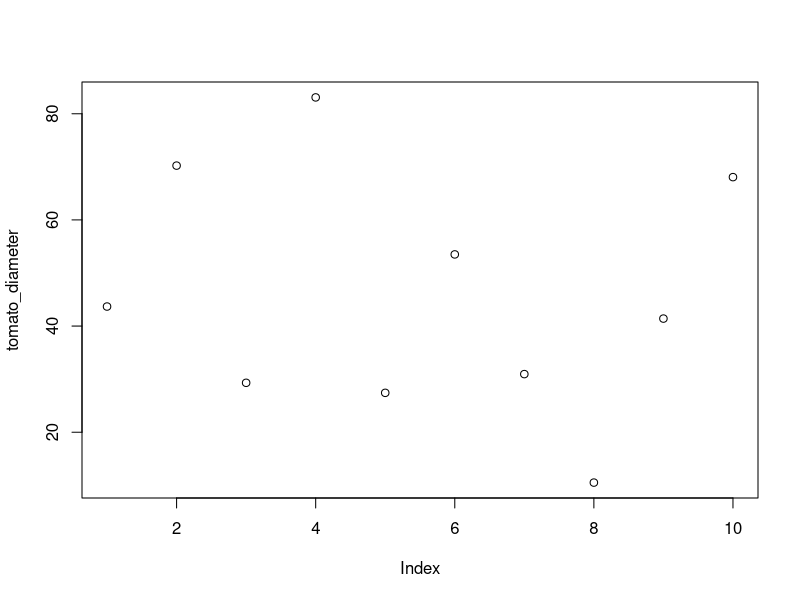
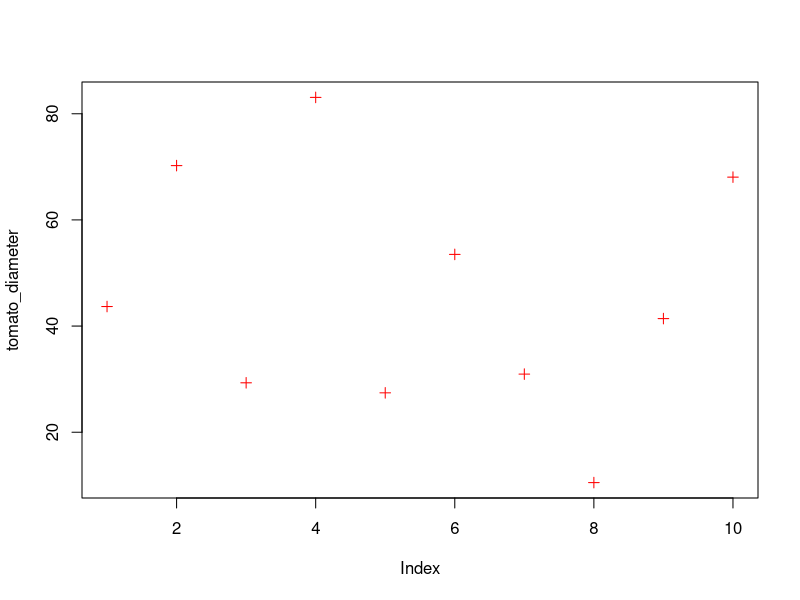
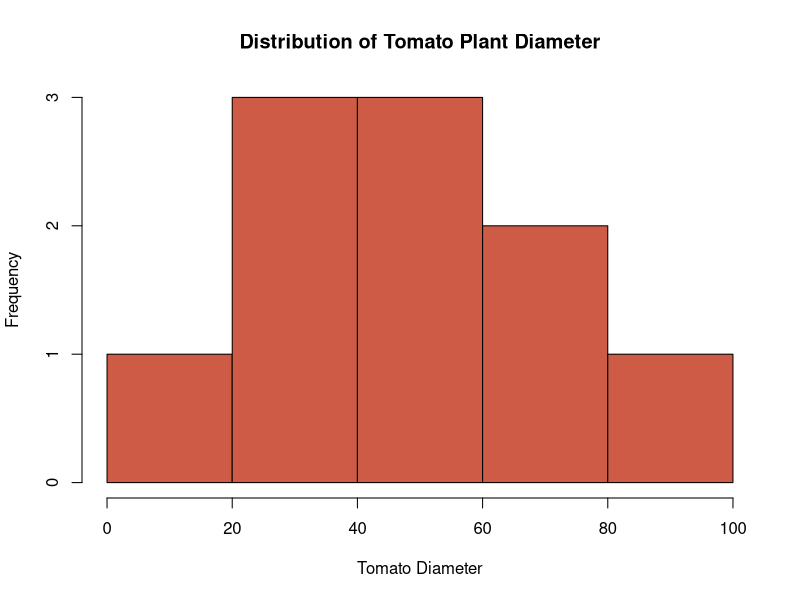
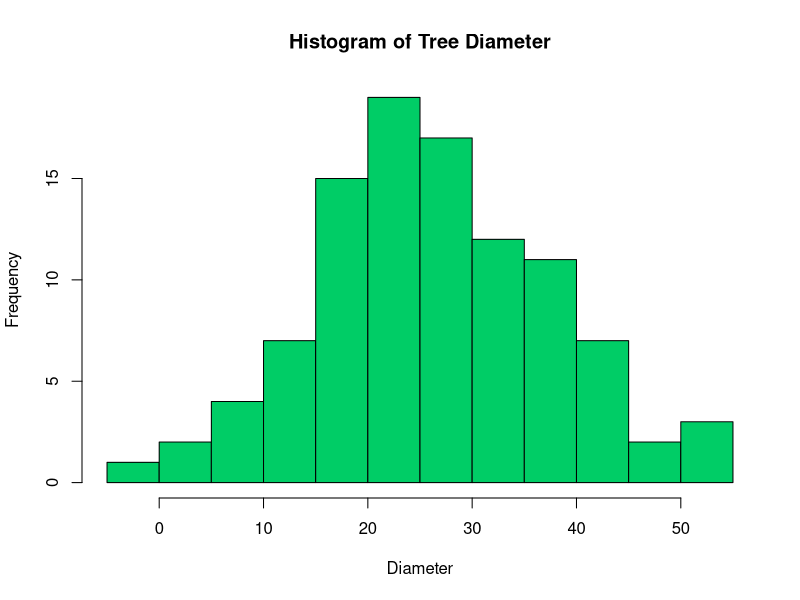
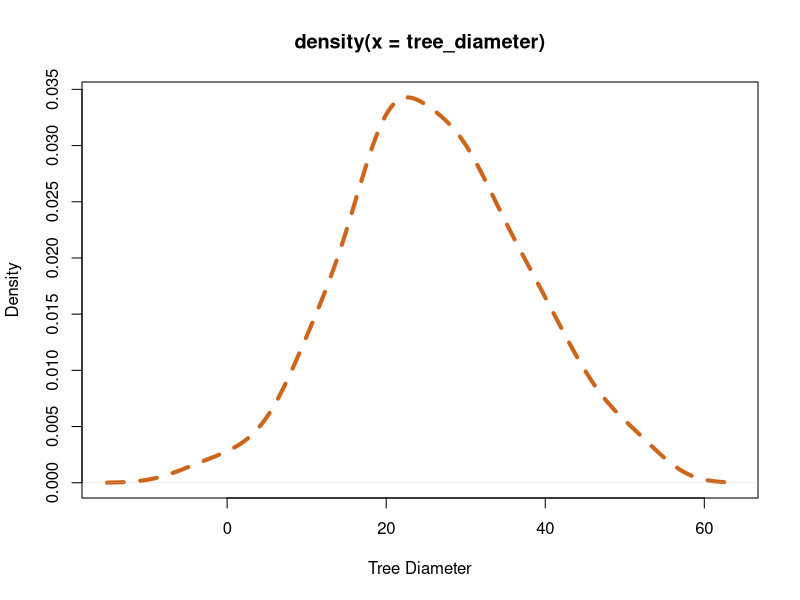
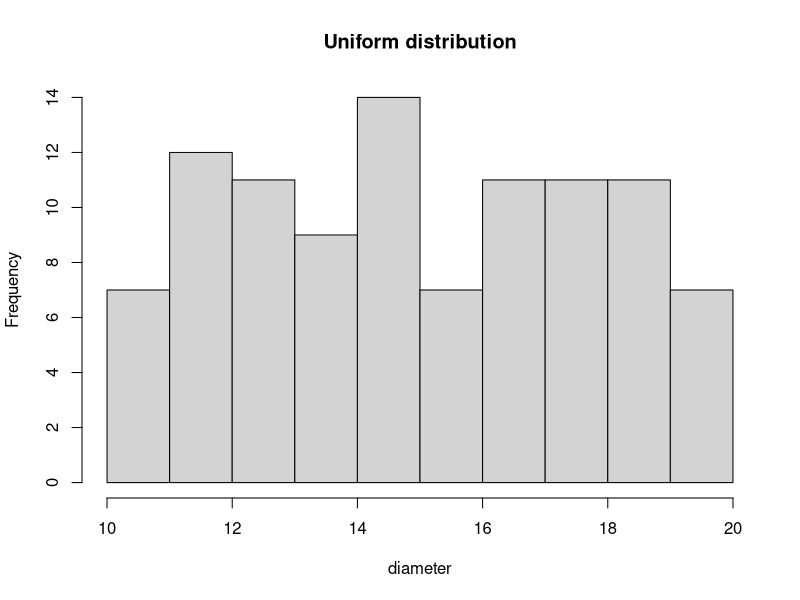

The R script that drew these images, in order:
## ---- chunk 1
tomato_diameter <- c(43.68, 70.23, 29.31, 83.08, 27.42, 53.50, 30.95, 10.51, 41.41, 68.06)
## ---- chunk 2
print(tomato_diameter)
## ---- chunk 3
tomato_diameter
## ---- chunk 4
length(tomato_diameter)
## ---- chunk 5
mean(x = tomato_diameter)
## ---- chunk 6
median(tomato_diameter)
sd(tomato_diameter)
var(tomato_diameter)
cor(tomato_diameter, 1:10)
## ---- chunk 7
round(tomato_diameter)
## ---- chunk 8
round(tomato_diameter, digits = 1)
## ---- chunk 9
# Also the same as
round(tomato_diameter, 1)
## ---- chunk 10
floor(3.544)
ceiling(3.544)
## ---- chunk 11
seq(from = 1, to = 100, by = 1)
## ---- chunk 12
even_num <- seq(2, 100, 2)
even_num
## ---- chunk 13
pi
## ---- chunk 14
#| label: fig-td
#| fig-cap: Graph generated for tomato diameters using `plot`
plot(x = tomato_diameter)
## ---- chunk 15

#| label: fig-plot-cust
#| fig-cap: |
#|    Simple plot customization: point shape changed to cross and color changed to red


plot(tomato_diameter, col = "red", pch = 3)
## ---- chunk 16
#| label: fig-td-hist
#| fig-cap: Histogram of Tomato Plant Diameters (mm) showing a normal distribution
hist(tomato_diameter, col = "coral3", xlab = "Tomato Diameter", main = "Distribution of Tomato Plant Diameter")
## ---- chunk 17
teak_diameter <- rnorm(100, mean = 35, sd = 2.3)
teak_diameter
## ---- chunk 18
set.seed(123)
tree_diameter <- rnorm(100, mean = 25, sd = 12.3)
tree_diameter
## ---- chunk 19
#| label: fig-dia-hist
#| fig-cap: Histogram of simulated tree diameter distribution
#| fig-subcap: true
#| layout-ncol: 2
#| echo: false

hist(
  tree_diameter,
  col = "springgreen3",
  xlab = "Diameter",
  main = "Histogram of Tree Diameter"
)

plot(
  density(tree_diameter),
  col = "chocolate3",
  xlab = "Tree Diameter",
  lwd = 4,
  lty = "dashed"
)
## ---- chunk 20
set.seed(123)
dt <- runif(100, min = 10, max = 20)
dt
## ---- chunk 21
#| label: fig-hist-unif
#| echo: false
#| fig-cap: Uniformly distributed randomly generated numbers.
hist(
  dt,
  xlab = "diameter",
  main = "Uniform distribution"
)
## ---- chunk 22
new_dt <- seq(1, 20, 2)
new_dt
## ---- chunk 23
set.seed(10)
sample(new_dt, 5)
## ---- chunk 24
sample(new_dt, 20, replace = TRUE)
## ---- chunk 25
die <- 1:6
die_prob <- c(0.23, 0.23, 0.23, 0.21, 0.07, 0.03)
## ---- chunk 26
set.seed(123)
die_selected <- sample(x = die, size = 100, replace = TRUE, prob = die_prob)
die_selected
## ---- chunk 27
table(die_selected)
## ---- chunk 28
tree_1 <- " Adansonia digitata "
tree_1
## ---- chunk 29
nchar(tree_1)
## ---- chunk 30
tolower(tree_1)
toupper(tree_1)
## ---- chunk 31
tree_1 <- trimws(tree_1)
tree_1
## ---- chunk 32
nchar(tree_1)
## ---- chunk 33
substr(tree_1, start = 1, stop = 9)
## ---- chunk 34
substr(tree_1, start = 11, nchar(tree_1)) <- "gregorii"
tree_1
## ---- chunk 35
strsplit(tree_1, split = " ")
## ---- chunk 36
paste(tree_1, " man")
paste("My best tree species is ", tree_1)
## ---- chunk 37
average_tomato <- mean(tomato_diameter)
sd_tomato <- sd(tomato_diameter)
z_tomato <- (tomato_diameter - average_tomato) / sd_tomato

average_tree_diameter <- mean(tree_diameter)
sd_tree_diameter <- sd(tree_diameter)
z_tree_diameter <- (tree_diameter - average_tree_diameter) / sd_tree_diameter

average_dt <-mean(dt)
sd_tomato <- sd(dt)
z_dt <- (dt - average_dt) / sd_tomato
## ---- chunk 38
z_tomato
z_tree_diameter
z_dt
## ---- chunk 39
new_function <- function() {}
## ---- chunk 40
z_score <- function(x) {
  average_x <- mean(x, na.rm = TRUE)
  sd_x <- sd(x, na.rm = TRUE)
  z_value = (x - average_x)/sd_x
  return(z_value)
}
## ---- chunk 41
z_tomato_2 <- z_score(tomato_diameter)
z_tomato_2
## ---- chunk 42
z_tree_diameter_2 <- z_score(tree_diameter)
z_tree_diameter_2
## ---- chunk 43
z_dt_2 <- z_score(dt)
z_dt_2
